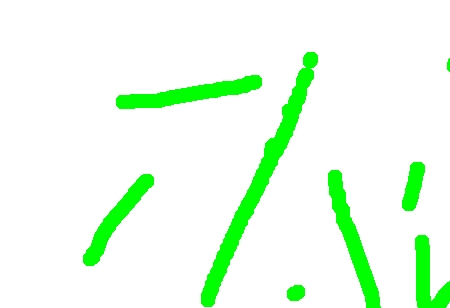
#> input picture Line/failure_line1.jpg, 450 x 308 px; its folder holds only this picture in this run
$ python Neuron_Trainer.py   (Python 2 division)   (older library calls are emulated)
#> lines starting #> are read from the running program, lines starting #| are printed output that depends on the picture; after the words box and inside, x2 and y2 are one past the last pixel; in counts of white or black regions, pixels touching at a corner belong together
#> further down, image is the input picture: shape (308, 450, 3); mean B, G, R 232.2, 254.5, 232.1
import numpy as numpyLib
import cv2
import math
from os import listdir
from os.path import isfile, join
from matplotlib import pyplot as plt


def getGradientPointsFromImage(image, verbose=False):
#> called with verbose = True
    img_grey = cv2.cvtColor(image, cv2.COLOR_BGR2GRAY)
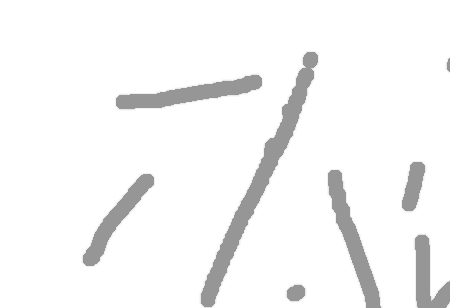
#> img_grey: shape (308, 450); min 149, max 255, mean 245.2
    dx = cv2.Sobel(img_grey, cv2.CV_16S, 1, 0)
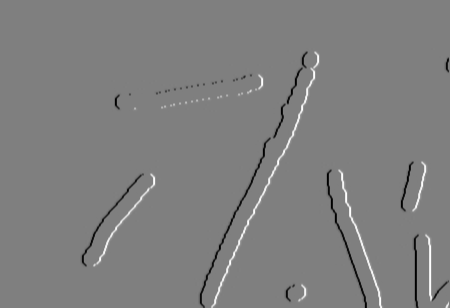
#> dx: shape (308, 450) int16; min -421, max 422, mean -0.2; drawn with min black and max white
    abs_dx = cv2.convertScaleAbs(dx)
    dy = cv2.Sobel(img_grey, cv2.CV_16S, 0, 1)
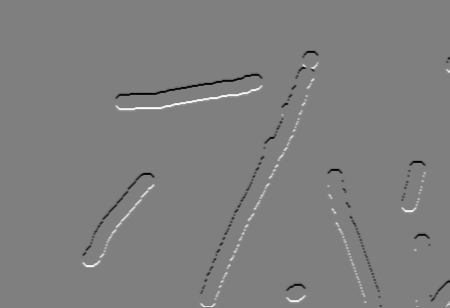
#> dy: shape (308, 450) int16; min -422, max 421, mean -0.3; drawn with min black and max white
    abs_dy = cv2.convertScaleAbs(dy)
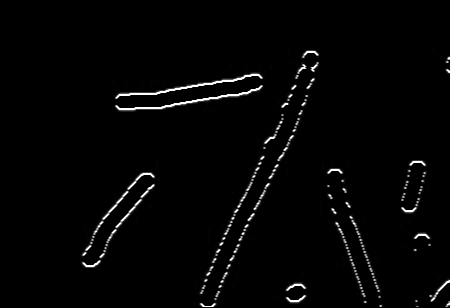
#> abs_dy: shape (308, 450); min 0, max 255, mean 4.8
    grad_approx = cv2.addWeighted(abs_dx, 0.5, abs_dy, 0.5, 0)
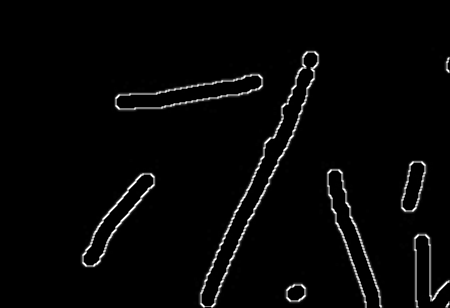
#> grad_approx: shape (308, 450); min 0, max 255, mean 5.7
    if verbose:
        cv2.namedWindow("gradient", cv2.CV_WINDOW_AUTOSIZE)
        cv2.imshow("gradient", grad_approx)
    averageValue = numpyLib.average(grad_approx)
#> averageValue = 5.74
    nonZeroPoints = numpyLib.nonzero(grad_approx > averageValue * 0.95)
#> nonZeroPoints = 7298 positions, rows 50 to 307, columns 80 to 449

    return [(a[1], a[0]) for a in zip(*nonZeroPoints)]


def getKeyPoints(image, getGradientPoints=True, getORBKeyPoints=True):
    img = image
    mergedPoints = []
    if getGradientPoints:
        print "Calculating gradient points"
        gradientPoints = getGradientPointsFromImage(img, verbose=True)
#> gradientPoints = 7298 pairs, first value 80 to 449, second value 50 to 307
        mergedPoints = gradientPoints + mergedPoints
#> mergedPoints has the same summary as gradientPoints
    if getORBKeyPoints:
        print "Calculating ORB points"
        # Initiate STAR detector
        orb = cv2.ORB(1800)
        # find the keypoints with ORB
        keypoints = orb.detect(img, None)
        orbPoints = [x.pt for x in keypoints]
        # compute the descriptors with ORB
        #kp, des = orb.compute(img, kp)
        mergedPoints = orbPoints + mergedPoints
    return mergedPoints

def rotatePoints(keyPoints, degree):
    theta = numpyLib.radians(degree)
    c, s = numpyLib.cos(theta), numpyLib.sin(theta)
    R = numpyLib.matrix('{} {}; {} {}'.format(c, -s, s, c))
    points = numpyLib.matrix(keyPoints)
    result = (points * R ).tolist()
    return result

def getPointsForAnn(keyPointsOfImage,
        size_of_ann,
        verbose=False,
        verboseOriginalImage=None):

    mergedPoints = keyPointsOfImage
    mid_x = 0
    mid_y = 0
    mass_center_x = 0
    mass_center_y = 0
    min_x = 0
    min_y = 0
    max_x = 0
    max_y = 0
    ratio = 1.0
    max_dist_from_center = 1
    if len(mergedPoints) > 0:
        mid_x = 0
        mid_y = 0
        min_x = mergedPoints[0][0]
        min_y = mergedPoints[0][1]
        max_x = min_x
        max_y = min_y
        for point in mergedPoints:
            x = point[0]
            y = point[1]
            mass_center_x += x
            mass_center_y += y
            min_x = min(min_x, x)
            min_y = min(min_y, y)
            max_x = max(max_x, x)
            max_y = max(max_y, y)
        mass_center_x /= len(mergedPoints)
        mass_center_y /= len(mergedPoints)
        mid_x = (min_x + max_x) / 2.0
        mid_y = (min_y + max_y) / 2.0
        max_dist_from_center = max(
                                mid_x - min_x,
                                max_x - mid_x,
                                mid_y - min_y,
                                max_y - mid_y)
        # for case when there is only one point we don't need to zoom it
        if max_dist_from_center == 0:
            ratio = 1
        else:
            # if bounding rectangle around points can fit into ANN
            # we also calucalate ratio
            if 2 * max_dist_from_center < size_of_ann:
                ratio = size_of_ann / (2.0 * max_dist_from_center)
            else:
                ratio = size_of_ann / (2.0 * max_dist_from_center)

    result_vector = numpyLib.zeros((size_of_ann, size_of_ann))
    img2 = None
    if verbose:
        min_x_i = math.floor(min_x).__int__()
        min_y_i = math.floor(min_y).__int__()
        max_x_i = math.floor(max_x).__int__()
        max_y_i = math.floor(max_y).__int__()
        img2 = verboseOriginalImage.copy()
        cv2.line(img2, (min_x_i, min_y_i), (min_x_i, max_y_i), (0, 255, 0), 4)
        cv2.line(img2, (min_x_i, min_y_i), (max_x_i, min_y_i), (0, 255, 0), 4)
        cv2.line(img2, (max_x_i, max_y_i), (max_x_i, min_y_i), (0, 255, 0), 4)
        cv2.line(img2, (min_x_i, max_y_i), (max_x_i, max_y_i), (0, 255, 0), 4)

    for point in mergedPoints:
        x = point[0]
        y = point[1]
        x -= mid_x
        y -= mid_y
        x *= ratio
        y *= ratio
        x += size_of_ann / 2
        y += size_of_ann / 2
        ix = x.__int__()
        iy = y.__int__()
        ix = min(size_of_ann - 1, ix)
        iy = min(size_of_ann - 1, iy)
        ix = max(0, ix)
        iy = max(0, iy)
        if verbose:
            #draw key points locations
            cv2.circle(img2, (ix, iy), 1, (0, 255, 0))
            cv2.circle(
                 img2,
                 (point[0].__int__(), point[1].__int__()),
                 1,
                 (255, 0, 0))
        result_vector[iy, ix] = 1
    if verbose:
        cv2.namedWindow("FoundKeyPoints", cv2.CV_WINDOW_AUTOSIZE)
        cv2.imshow("FoundKeyPoints", img2)
        cv2.waitKey(0) & 0xFF
    min_x_i = math.floor(min_x).__int__()
    min_y_i = math.floor(min_y).__int__()
    max_x_i = math.floor(max_x).__int__()
    max_y_i = math.floor(max_y).__int__()
    return (result_vector , (min_x_i, min_y_i), (max_x_i, max_y_i))

# [105 lines left out: functions getGradientPoints, getPointsFromImage, not called in this run]


imagesNames = [f for f in listdir("./") if isfile(join("./", f)) and
    (f.endswith(".png") or f.endswith(".jpg"))]
learningImages = [f for f in imagesNames
                    if f.startswith("success_") or
                         f.startswith("failure_")]

print imagesNames

size_of_ann = 40
count_of_images = len(learningImages) * 360
print count_of_images
learning_set = numpyLib.zeros((count_of_images, size_of_ann * size_of_ann))
target_set = numpyLib.zeros((count_of_images, 1))
for imageIndex in range(len(learningImages)):
    imagePath = learningImages[imageIndex]
    image = cv2.imread(imagePath, cv2.CV_LOAD_IMAGE_COLOR)
    print "Processing image " , imagePath
    keyPoints = getKeyPoints(image, getGradientPoints = True, getORBKeyPoints = False)
#> keyPoints has the same summary as gradientPoints in getKeyPoints

    for degree in range(0, 360, 1) :
        print "Degree ", degree
        rotatedPoints = rotatePoints(keyPoints, degree)
        (ann_points, _ , _) = getPointsForAnn(rotatedPoints, size_of_ann, verbose=False, verboseOriginalImage=image)
        to_set = ann_points.flatten('C').reshape((size_of_ann * size_of_ann))
        #cur_result = getPointsFromImage(imagePath, size_of_ann)
        #to_set = cur_result.reshape((size_of_ann * size_of_ann))
        learning_set[imageIndex + degree, :] = to_set
        if imagePath.startswith("success_"):
            target_set[imageIndex + degree, 0] = 1
        elif imagePath.startswith("failure_"):
            target_set[imageIndex + degree, 0] = 0
#> this loop made 360 passes
#> (mass_center_x in getPointsForAnn, mass_center_y in getPointsForAnn, mid_x in getPointsForAnn, mid_y in getPointsForAnn) on passes 1 to 3: (271.4, 191.2, 264.5, 178.5), (274.7, 186.4, 269.3, 174), (277.9, 181.6, 274.1, 169.4)
#> pass 1, `(ann_points, _ , _) = getPointsForAnn(rotatedPoints, size_of_ann, verb..`:
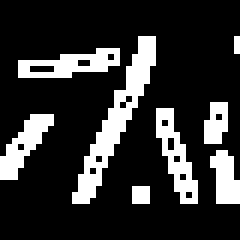
#> ann_points: shape (40, 40) float64 (shown 6 times larger); values 0 (black) and 1 (white), 19.3% white in thin lines or dots, all inside (x1, y1, x2, y2) = (0, 6, 40, 34)
#> after the loop:
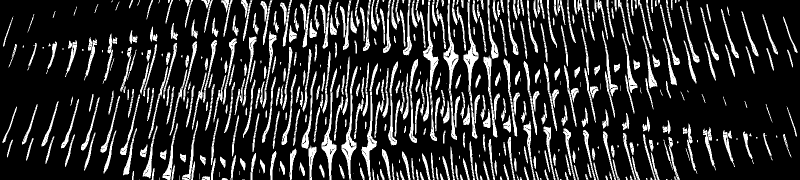
#> learning_set: shape (360, 1600) float64 (shown at 1/2 size); values 0 (black) and 1 (white), 18.1% white; 526 white regions (88 under 20 px), largest, box (x1, y1, x2, y2) and area: (887, 0, 917, 280) 1833, (927, 0, 957, 277) 1829, (846, 0, 877, 282) 1714
boundaries = numpyLib.zeros((size_of_ann * size_of_ann, 2))
boundaries[:, 1] = numpyLib.ones((size_of_ann * size_of_ann, 1)).reshape((size_of_ann * size_of_ann))


# Create train samples
# train sum function

# Create network with 2 inputs, 5 neurons in input layer
# And 1 in output layer
from ffnet import ffnet, mlgraph, savenet
print("Starting train of neural network:")
#> (the run stopped early here; a loop or call above may not have finished)

$ run again, on Line/failure_line5.jpg
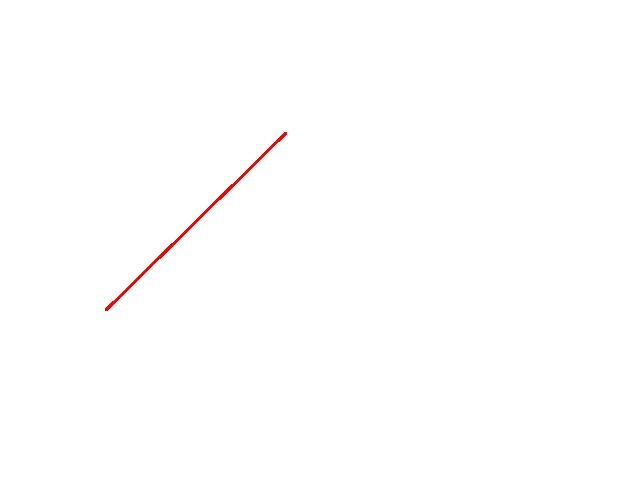
#> input picture Line/failure_line5.jpg, 640 x 480 px
#> image is the input picture: shape (480, 640, 3); mean B, G, R 254.4, 254.4, 254.9
#> averageValue = 1.1
#> nonZeroPoints = 3005 positions, rows 127 to 320, columns 95 to 289
#> gradientPoints = 3005 pairs, first value 95 to 289, second value 127 to 320
#> in getKeyPoints, `mergedPoints = gradientPoints + mergedPoints`: mergedPoints has the same summary as gradientPoints
#> keyPoints has the same summary as gradientPoints in getKeyPoints
#> the loop `for degree in range(0, 360, 1) :` made 360 passes
#> (mass_center_x in getPointsForAnn, mass_center_y in getPointsForAnn, mid_x in getPointsForAnn, mid_y in getPointsForAnn) on passes 1 to 3: (192.4, 224.6, 192, 223.5), (196.2, 221.2, 195.9, 220), (200.1, 217.7, 199.8, 216.5)
#> pass 1, `(ann_points, _ , _) = getPointsForAnn(rotatedPoints, size_of_ann, verb..`:
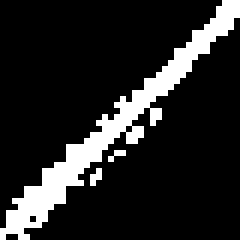
#> ann_points: shape (40, 40) float64 (shown 6 times larger); values 0 (black) and 1 (white), 14.6% white; 3 white regions (2 under 20 px), largest, box (x1, y1, x2, y2) and area: (0, 0, 40, 40) 227
#> after the loop `for degree in range(0, 360, 1) :`:
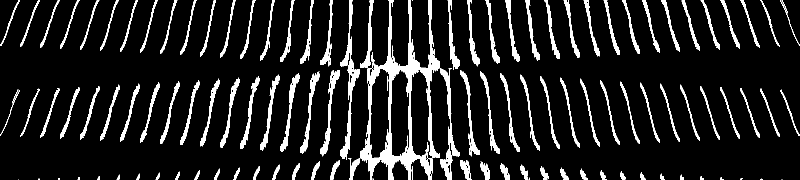
#> learning_set: shape (360, 1600) float64 (shown at 1/2 size); values 0 (black) and 1 (white), 10.7% white; 165 white regions (20 under 20 px), largest, box (x1, y1, x2, y2) and area: (720, 0, 880, 360) 11043, (680, 118, 720, 319) 1333, (880, 136, 920, 313) 1153
